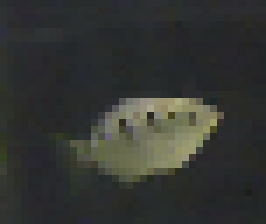
#> input picture tinyfish.png, 38 x 32 px (shown 7 times larger)
$ python background_subtraction_testing.py   (Python 2 division)
#> lines starting #> are read from the running program, lines starting #| are printed output that depends on the picture; after the words box and inside, x2 and y2 are one past the last pixel; in counts of white or black regions, pixels touching at a corner belong together
import matplotlib
from matplotlib import pyplot as plt
import numpy as np
import argparse
import cv2

'''
Some code taken from:
https://stackoverflow.com/questions/43099734/combining-cv2-imshow-with-matplotlib-plt-show-in-real-time
As well as:
https://github.com/mpatacchiola/deepgaze/blob/master/examples/ex_color_classification_images/ex_histogram_intersection.py
'''

# Import frame with archerfish
archfish = cv2.imread('tinyfish.png')
#> archfish is the input picture: shape (32, 38, 3); mean B, G, R 49.8, 53.3, 51.4

# x and y coords where archerfish is in image
tempx = 690
tempy = 370

# crop just the archerfish
croparchfish = archfish

# split ground truth image into channels
ogchans = cv2.split(croparchfish)
colors = ('b', 'g', 'r')

# Don't print out the histogram - we just need the data from it

plt.figure()
plt.title("Ground Truth Histogram")
plt.xlabel("Bins")
plt.ylabel("# of Pixels")


# Loop over each of  the channels in the image
# For each channel compute a histogram
for (chan, color) in zip(ogchans, colors):
    # oghist = cv2.calcHist([chan], [0], None, [256], [0, 256])
    gt_hist, gt_bins = np.histogram(chan, bins = 100, range = [0,256])
    plt.plot(gt_hist, color = color, linewidth = 2.0)
    plt.xlim([0, 256])
#> this loop made 3 passes
#> color on passes 1 to 3: 'b', 'g', 'r'

def histogram_intersection(hist_1, hist_2):
    minima = np.minimum(hist_1,hist_2)
    intersection = np.true_divide(np.sum(minima), np.sum(hist_2))
    return intersection

# for the active histogram of small rectangle in webcam frame
fig2 = plt.figure()
plt.ion()
plt.title("'Flattened' Color Histogram")
plt.xlabel("Bins")
plt.ylabel("# of Pixels")

# Capture a frame from webcam video
cap = cv2.VideoCapture(0)
camwidth  = cap.get(3) # float
camheight = cap.get(4) # float

# Background subtractor
fgbg = cv2.createBackgroundSubtractorMOG2()
isFish = True

# For each frame while webcam is active
while(True):
    # Show the original image
    cv2.imshow("Original ArcherFish", archfish)

    # redraw the canvas
    fig2.canvas.draw()
    # convert canvas to image
    img = np.fromstring(fig2.canvas.tostring_rgb(), dtype = np.uint8, sep = '')
    img = img.reshape(fig2.canvas.get_width_height()[::-1]+(3,))
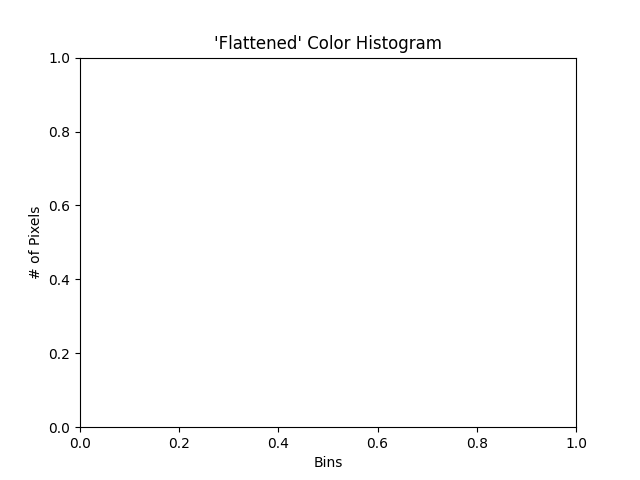
#> img: shape (480, 640, 3); min 0, max 255, mean 251.8
    # img is rgb, conver to opencv bgr
    img = cv2.cvtColor(img, cv2.COLOR_RGB2BGR)

    cv2.imshow("Plot",img)

    ret, frame = cap.read()
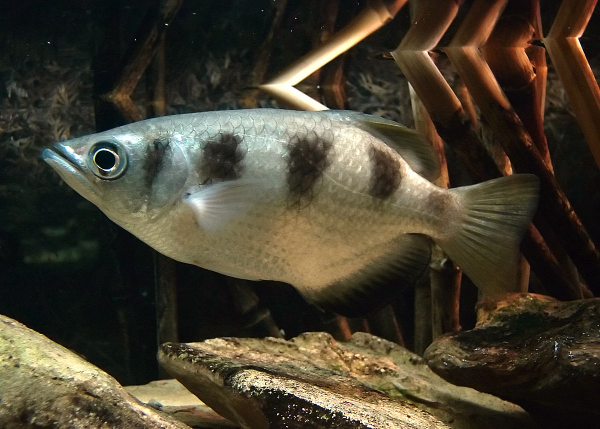
#> input picture archerfishtest.jpg, 1200 x 857 px, given in place of the camera (shown at 1/2 size)
#> frame is the input picture: shape (857, 1200, 3); mean B, G, R 47.3, 63.1, 69.6
    height, width, channels = frame.shape
#> height = 857; width = 1200; channels = 3
    # dimensions for cropping the image
    starty = height/8
#> starty = 107
    endy   = (7*height)/8
#> endy = 749
    startx = 0
    endx   = width
#> endx = 1200
    # Show both the cropped version of the frame
    cropped = frame[starty:endy, startx:endx]
    gray = cv2.cvtColor(cropped, cv2.COLOR_BGR2GRAY)
    # blur the image first
    gray = cv2.GaussianBlur(gray, (5, 5), 0)

    # black out everything except things that are moving
    fgmask = fgbg.apply(cropped)
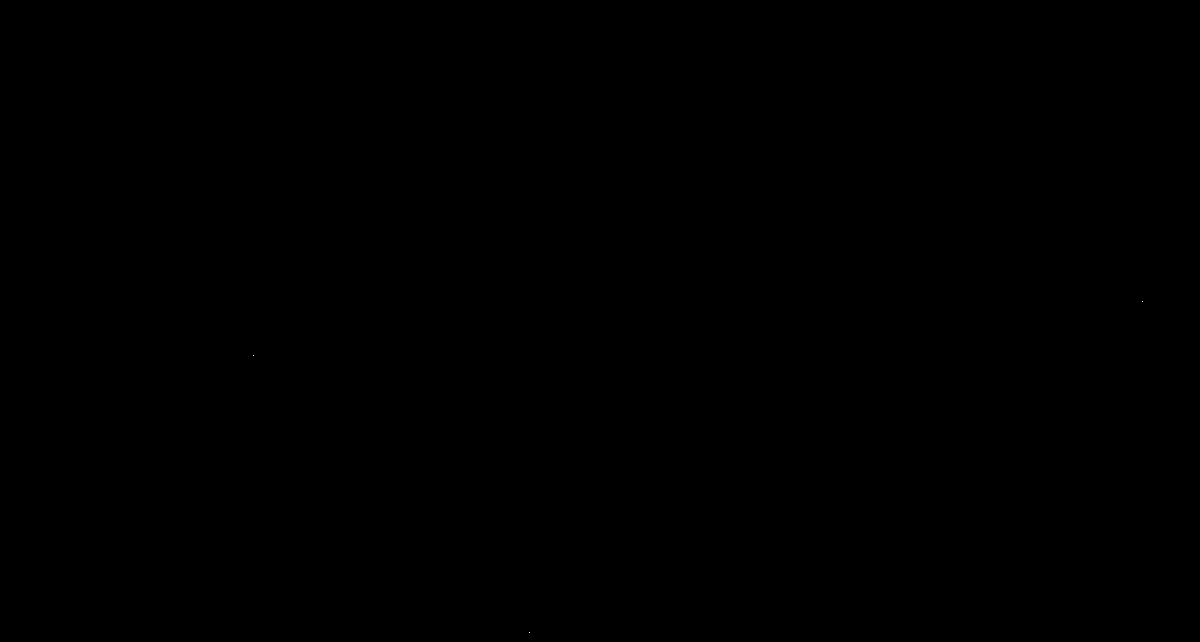
#> fgmask: shape (642, 1200); values 127 (black) and 255 (white), 0% white in thin lines or dots, all inside (x1, y1, x2, y2) = (253, 301, 1143, 633)
    finalframe = cv2.bitwise_and(cropped, cropped, mask = fgmask)
    thresh = cv2.adaptiveThreshold(gray, 255, cv2.ADAPTIVE_THRESH_GAUSSIAN_C, cv2.THRESH_BINARY, 11, 2)
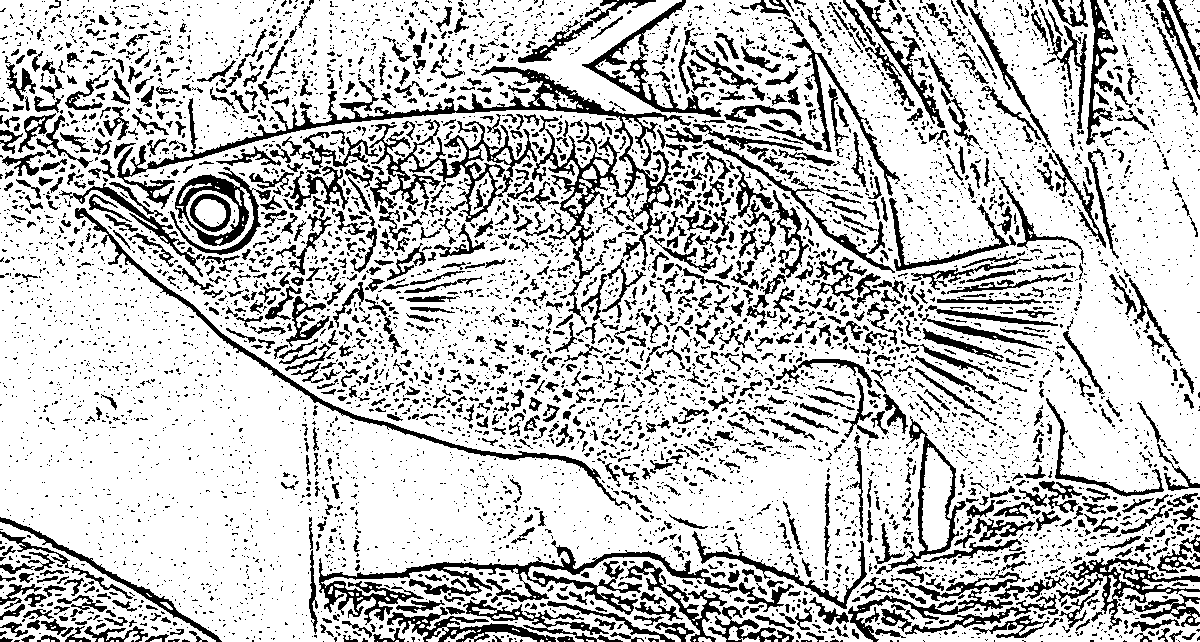
#> thresh: shape (642, 1200); 76.7% white; 6544 black regions (5290 under 20 px), largest, box (x1, y1, x2, y2) and area: (117, 66, 691, 266) 7141, (319, 540, 738, 625) 6274, (369, 119, 537, 222) 3628

    cv2.imshow("thresh", thresh)
    chans = cv2.split(finalframe)

    # sweep rectangle over image
    # don't print the rectangle!

    for y in range(0, 30, height):
        for x in range(0, 30, width):
            testimg = finalframe[y:y+80,x:x+140,:]
            testchans = cv2.split(testimg)
            for (chan, color) in zip(chans, colors):
                test_hist, test_bins = np.histogram(chan, bins = 100, range = [0,256])
            intersection = histogram_intersection(gt_hist, test_hist)
            #print("Intersection Value: "+str(intersection))
            if (intersection >= 0.7):
                isFish = True
                cv2.imshow("Fish Found", testimg)
                print("Fish found!")
#> this loop made 1 pass
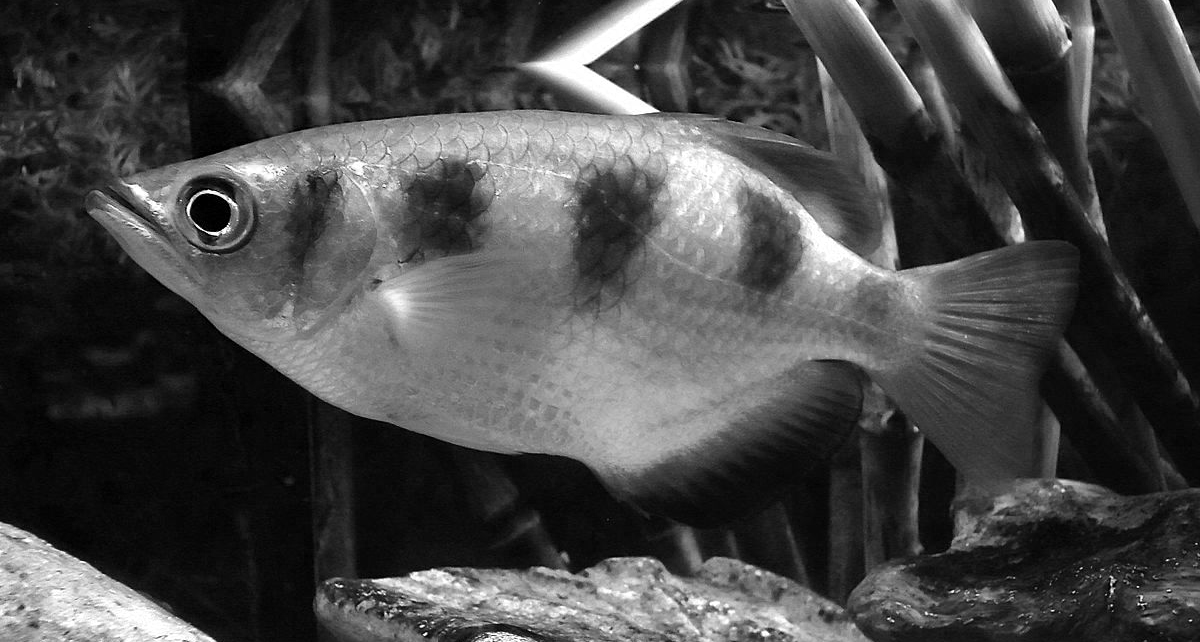
#> chan: shape (642, 1200); min 0, max 255, mean 70.1
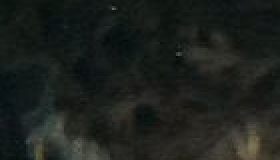
#> testimg: shape (80, 140, 3) (shown 2 times larger); mean B, G, R 28.6, 32.5, 28.3

    # show the image
    cv2.imshow("Frame", finalframe)

    # Draw the histogram
    plt.clf()

    for (chan, color) in zip(chans, colors):
        hist = cv2.calcHist([chan],[0], None, [256], [2,245])
        plt.plot(hist, color = color, linewidth = 2.0)
        plt.xlim([0,256])

    if cv2.waitKey(10) & 0xFF == ord('q'):
#> (key q is pressed here)
            break

            cap.release()
            cv2.destroyAllWindows()
#> figure, not shown here; curve peaks at x = 16, y = 328; curve peaks at x = 16, y = 372; curve peaks at x = 16, y = 292
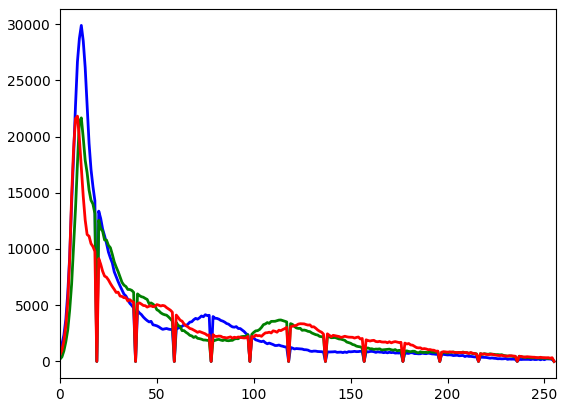
#> figure drawn by matplotlib, 1 panel; curve peaks at x = 11, y = 29891; curve peaks at x = 11, y = 21663; curve peaks at x = 9, y = 21820
